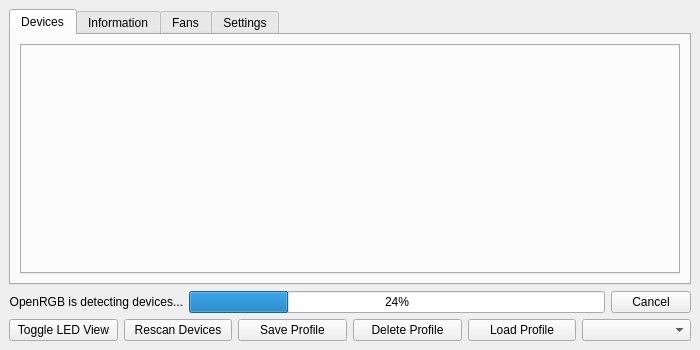
<?xml version="1.0" encoding="UTF-8"?>
<ui version="4.0">
 <class>OpenRGBDialog2Ui</class>
 <widget class="QMainWindow" name="OpenRGBDialog2Ui">
  <property name="geometry">
   <rect>
    <x>0</x>
    <y>0</y>
    <width>700</width>
    <height>350</height>
   </rect>
  </property>
  <property name="windowTitle">
   <string>OpenRGB</string>
  </property>
  <widget class="QWidget" name="centralWidget">
   <layout class="QGridLayout" name="gridLayout">
    <item row="2" column="0" colspan="5">
     <widget class="QTabWidget" name="MainTabBar">
      <property name="tabShape">
       <enum>QTabWidget::Rounded</enum>
      </property>
      <property name="currentIndex">
       <number>0</number>
      </property>
      <property name="iconSize">
       <size>
        <width>20</width>
        <height>20</height>
       </size>
      </property>
      <widget class="QWidget" name="TabDevices">
       <attribute name="title">
        <string>Devices</string>
       </attribute>
       <layout class="QGridLayout" name="gridLayout_3">
        <item row="1" column="0">
         <widget class="QTabWidget" name="DevicesTabBar">
          <property name="tabPosition">
           <enum>QTabWidget::West</enum>
          </property>
         </widget>
        </item>
       </layout>
      </widget>
      <widget class="QWidget" name="TabInformation">
       <attribute name="title">
        <string>Information</string>
       </attribute>
       <layout class="QGridLayout" name="gridLayout_2">
        <item row="0" column="0">
         <widget class="QTabWidget" name="InformationTabBar">
          <property name="tabPosition">
           <enum>QTabWidget::West</enum>
          </property>
          <property name="currentIndex">
           <number>-1</number>
          </property>
         </widget>
        </item>
       </layout>
      </widget>
      <widget class="QWidget" name="TabFans">
       <attribute name="title">
        <string>Fans</string>
       </attribute>
       <widget class="QTabWidget" name="FanTabBar">
        <property name="geometry">
         <rect>
          <x>0</x>
          <y>0</y>
          <width>4</width>
          <height>4</height>
         </rect>
        </property>
        <property name="tabPosition">
         <enum>QTabWidget::West</enum>
        </property>
        <property name="currentIndex">
         <number>-1</number>
        </property>
       </widget>
      </widget>
      <widget class="QWidget" name="TabSettings">
       <attribute name="title">
        <string>Settings</string>
       </attribute>
       <layout class="QGridLayout" name="gridLayout_4">
        <item row="0" column="0">
         <widget class="QTabWidget" name="SettingsTabBar">
          <property name="tabPosition">
           <enum>QTabWidget::West</enum>
          </property>
          <property name="currentIndex">
           <number>-1</number>
          </property>
         </widget>
        </item>
       </layout>
      </widget>
     </widget>
    </item>
    <item row="6" column="0" colspan="5">
     <layout class="QHBoxLayout" name="MainButtonsLayout">
      <item>
       <widget class="QPushButton" name="ButtonToggleDeviceView">
        <property name="text">
         <string>Toggle LED View</string>
        </property>
       </widget>
      </item>
      <item>
       <widget class="QPushButton" name="ButtonRescan">
        <property name="text">
         <string>Rescan Devices</string>
        </property>
       </widget>
      </item>
      <item>
       <widget class="QPushButton" name="ButtonSaveProfile">
        <property name="text">
         <string>Save Profile</string>
        </property>
       </widget>
      </item>
      <item>
       <widget class="QPushButton" name="ButtonDeleteProfile">
        <property name="text">
         <string>Delete Profile</string>
        </property>
       </widget>
      </item>
      <item>
       <widget class="QPushButton" name="ButtonLoadProfile">
        <property name="text">
         <string>Load Profile</string>
        </property>
       </widget>
      </item>
      <item>
       <widget class="QComboBox" name="ProfileBox"/>
      </item>
     </layout>
    </item>
    <item row="4" column="0" colspan="5">
     <layout class="QHBoxLayout" name="DetectorLayout">
      <item>
       <widget class="QLabel" name="DetectionProgressLabel">
        <property name="text">
         <string>OpenRGB is detecting devices...</string>
        </property>
        <property name="alignment">
         <set>Qt::AlignRight|Qt::AlignTrailing|Qt::AlignVCenter</set>
        </property>
       </widget>
      </item>
      <item>
       <widget class="QProgressBar" name="DetectionProgressBar">
        <property name="value">
         <number>24</number>
        </property>
       </widget>
      </item>
      <item>
       <widget class="QPushButton" name="ButtonStopDetection">
        <property name="text">
         <string>Cancel</string>
        </property>
       </widget>
      </item>
     </layout>
    </item>
   </layout>
  </widget>
 </widget>
 <resources/>
 <connections/>
</ui>
